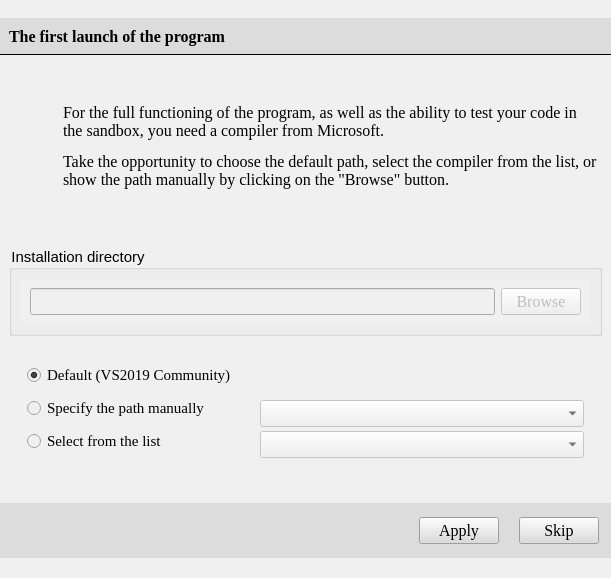
<?xml version="1.0" encoding="UTF-8"?>
<ui version="4.0">
 <class>CompilerSearch</class>
 <widget class="QWidget" name="CompilerSearch">
  <property name="windowModality">
   <enum>Qt::WindowModal</enum>
  </property>
  <property name="geometry">
   <rect>
    <x>0</x>
    <y>0</y>
    <width>611</width>
    <height>578</height>
   </rect>
  </property>
  <property name="sizePolicy">
   <sizepolicy hsizetype="Minimum" vsizetype="Fixed">
    <horstretch>0</horstretch>
    <verstretch>0</verstretch>
   </sizepolicy>
  </property>
  <property name="font">
   <font>
    <family>Segoe UI</family>
    <pointsize>11</pointsize>
   </font>
  </property>
  <property name="windowTitle">
   <string>C3D</string>
  </property>
  <property name="styleSheet">
   <string notr="true"> background: rgb(240,240,240);</string>
  </property>
  <layout class="QGridLayout" name="gridLayout" rowstretch="60,0,40,0" columnstretch="0,0,20,50">
   <property name="sizeConstraint">
    <enum>QLayout::SetDefaultConstraint</enum>
   </property>
   <property name="leftMargin">
    <number>0</number>
   </property>
   <property name="topMargin">
    <number>0</number>
   </property>
   <property name="rightMargin">
    <number>0</number>
   </property>
   <property name="bottomMargin">
    <number>0</number>
   </property>
   <property name="spacing">
    <number>0</number>
   </property>
   <item row="0" column="2" colspan="2">
    <widget class="QWidget" name="widget_8" native="true">
     <property name="sizePolicy">
      <sizepolicy hsizetype="Preferred" vsizetype="Fixed">
       <horstretch>0</horstretch>
       <verstretch>0</verstretch>
      </sizepolicy>
     </property>
     <property name="font">
      <font>
       <pointsize>12</pointsize>
      </font>
     </property>
     <property name="styleSheet">
      <string notr="true">background: rgb(220,220,220);
border-bottom: 1px solid black;</string>
     </property>
     <layout class="QHBoxLayout" name="horizontalLayout_4">
      <property name="spacing">
       <number>6</number>
      </property>
      <property name="leftMargin">
       <number>9</number>
      </property>
      <property name="topMargin">
       <number>9</number>
      </property>
      <property name="rightMargin">
       <number>9</number>
      </property>
      <property name="bottomMargin">
       <number>9</number>
      </property>
      <item>
       <widget class="QLabel" name="label">
        <property name="sizePolicy">
         <sizepolicy hsizetype="Minimum" vsizetype="Fixed">
          <horstretch>0</horstretch>
          <verstretch>0</verstretch>
         </sizepolicy>
        </property>
        <property name="font">
         <font>
          <family>Times New Roman</family>
          <pointsize>12</pointsize>
          <weight>75</weight>
          <bold>true</bold>
          <underline>false</underline>
          <strikeout>false</strikeout>
         </font>
        </property>
        <property name="autoFillBackground">
         <bool>false</bool>
        </property>
        <property name="styleSheet">
         <string notr="true">border: none;</string>
        </property>
        <property name="text">
         <string>The first launch of the program</string>
        </property>
        <property name="textFormat">
         <enum>Qt::AutoText</enum>
        </property>
        <property name="scaledContents">
         <bool>false</bool>
        </property>
        <property name="alignment">
         <set>Qt::AlignLeading|Qt::AlignLeft|Qt::AlignVCenter</set>
        </property>
        <property name="wordWrap">
         <bool>false</bool>
        </property>
       </widget>
      </item>
     </layout>
    </widget>
   </item>
   <item row="1" column="2" colspan="2">
    <widget class="QWidget" name="widget_3" native="true">
     <property name="sizePolicy">
      <sizepolicy hsizetype="Expanding" vsizetype="Fixed">
       <horstretch>0</horstretch>
       <verstretch>0</verstretch>
      </sizepolicy>
     </property>
     <property name="layoutDirection">
      <enum>Qt::LeftToRight</enum>
     </property>
     <property name="autoFillBackground">
      <bool>false</bool>
     </property>
     <layout class="QGridLayout" name="gridLayout_2">
      <property name="leftMargin">
       <number>15</number>
      </property>
      <property name="topMargin">
       <number>3</number>
      </property>
      <property name="rightMargin">
       <number>3</number>
      </property>
      <property name="bottomMargin">
       <number>3</number>
      </property>
      <property name="horizontalSpacing">
       <number>30</number>
      </property>
      <property name="verticalSpacing">
       <number>0</number>
      </property>
      <item row="1" column="0">
       <widget class="QLabel" name="label_4">
        <property name="sizePolicy">
         <sizepolicy hsizetype="Fixed" vsizetype="Fixed">
          <horstretch>0</horstretch>
          <verstretch>0</verstretch>
         </sizepolicy>
        </property>
        <property name="text">
         <string/>
        </property>
        <property name="pixmap">
         <pixmap resource="../../res/resources.qrc">:/res/icons/scene/Open.svg</pixmap>
        </property>
       </widget>
      </item>
      <item row="1" column="1">
       <widget class="QWidget" name="widget_6" native="true">
        <layout class="QVBoxLayout" name="verticalLayout_3">
         <property name="spacing">
          <number>12</number>
         </property>
         <item>
          <widget class="QLabel" name="label_2">
           <property name="sizePolicy">
            <sizepolicy hsizetype="Preferred" vsizetype="Fixed">
             <horstretch>0</horstretch>
             <verstretch>0</verstretch>
            </sizepolicy>
           </property>
           <property name="font">
            <font>
             <family>Times New Roman</family>
             <pointsize>12</pointsize>
             <weight>50</weight>
             <bold>false</bold>
             <underline>false</underline>
             <strikeout>false</strikeout>
             <kerning>false</kerning>
            </font>
           </property>
           <property name="styleSheet">
            <string notr="true"/>
           </property>
           <property name="text">
            <string>For the full functioning of the program, as well as the ability to test your code in the sandbox, you need a compiler from Microsoft.</string>
           </property>
           <property name="wordWrap">
            <bool>true</bool>
           </property>
          </widget>
         </item>
         <item>
          <widget class="QLabel" name="label_3">
           <property name="font">
            <font>
             <family>Times New Roman</family>
             <pointsize>12</pointsize>
            </font>
           </property>
           <property name="text">
            <string>Take the opportunity to choose the default path, select the compiler from the list, or show the path manually by clicking on the &quot;Browse&quot; button.</string>
           </property>
           <property name="wordWrap">
            <bool>true</bool>
           </property>
          </widget>
         </item>
        </layout>
       </widget>
      </item>
     </layout>
    </widget>
   </item>
   <item row="3" column="0" colspan="4">
    <widget class="QWidget" name="widget_5" native="true">
     <property name="sizePolicy">
      <sizepolicy hsizetype="Minimum" vsizetype="Fixed">
       <horstretch>0</horstretch>
       <verstretch>0</verstretch>
      </sizepolicy>
     </property>
     <property name="styleSheet">
      <string notr="true"> background: rgb(220,220,220);</string>
     </property>
     <layout class="QHBoxLayout" name="horizontalLayout_2">
      <property name="spacing">
       <number>0</number>
      </property>
      <property name="leftMargin">
       <number>3</number>
      </property>
      <property name="topMargin">
       <number>5</number>
      </property>
      <property name="rightMargin">
       <number>3</number>
      </property>
      <property name="bottomMargin">
       <number>5</number>
      </property>
      <item>
       <widget class="QWidget" name="widget" native="true">
        <property name="sizePolicy">
         <sizepolicy hsizetype="Minimum" vsizetype="Fixed">
          <horstretch>0</horstretch>
          <verstretch>0</verstretch>
         </sizepolicy>
        </property>
        <property name="autoFillBackground">
         <bool>false</bool>
        </property>
        <property name="styleSheet">
         <string notr="true"> background: rgb(220,220,220);</string>
        </property>
        <layout class="QHBoxLayout" name="horizontalLayout">
         <property name="spacing">
          <number>20</number>
         </property>
         <property name="leftMargin">
          <number>9</number>
         </property>
         <property name="topMargin">
          <number>9</number>
         </property>
         <property name="rightMargin">
          <number>9</number>
         </property>
         <property name="bottomMargin">
          <number>9</number>
         </property>
         <item>
          <spacer name="horizontalSpacer">
           <property name="orientation">
            <enum>Qt::Horizontal</enum>
           </property>
           <property name="sizeHint" stdset="0">
            <size>
             <width>40</width>
             <height>20</height>
            </size>
           </property>
          </spacer>
         </item>
         <item>
          <widget class="QPushButton" name="pushButtonAccept">
           <property name="sizePolicy">
            <sizepolicy hsizetype="Minimum" vsizetype="Fixed">
             <horstretch>0</horstretch>
             <verstretch>0</verstretch>
            </sizepolicy>
           </property>
           <property name="font">
            <font>
             <family>Times New Roman</family>
             <pointsize>12</pointsize>
             <weight>50</weight>
             <bold>false</bold>
             <underline>false</underline>
             <strikeout>false</strikeout>
             <stylestrategy>PreferDefault</stylestrategy>
             <kerning>false</kerning>
            </font>
           </property>
           <property name="mouseTracking">
            <bool>false</bool>
           </property>
           <property name="tabletTracking">
            <bool>false</bool>
           </property>
           <property name="acceptDrops">
            <bool>false</bool>
           </property>
           <property name="toolTip">
            <string/>
           </property>
           <property name="whatsThis">
            <string/>
           </property>
           <property name="accessibleDescription">
            <string/>
           </property>
           <property name="autoFillBackground">
            <bool>false</bool>
           </property>
           <property name="styleSheet">
            <string notr="true"/>
           </property>
           <property name="inputMethodHints">
            <set>Qt::ImhNone</set>
           </property>
           <property name="text">
            <string>Apply</string>
           </property>
           <property name="shortcut">
            <string/>
           </property>
           <property name="autoRepeat">
            <bool>false</bool>
           </property>
           <property name="autoExclusive">
            <bool>false</bool>
           </property>
           <property name="autoDefault">
            <bool>false</bool>
           </property>
           <property name="default">
            <bool>false</bool>
           </property>
           <property name="flat">
            <bool>false</bool>
           </property>
          </widget>
         </item>
         <item>
          <widget class="QPushButton" name="pushButtonSkip">
           <property name="font">
            <font>
             <family>Times New Roman</family>
             <pointsize>12</pointsize>
             <weight>50</weight>
             <bold>false</bold>
             <underline>false</underline>
             <strikeout>false</strikeout>
            </font>
           </property>
           <property name="styleSheet">
            <string notr="true"/>
           </property>
           <property name="text">
            <string>Skip</string>
           </property>
          </widget>
         </item>
        </layout>
       </widget>
      </item>
     </layout>
    </widget>
   </item>
   <item row="2" column="2" colspan="2">
    <widget class="QWidget" name="widget_7" native="true">
     <property name="sizePolicy">
      <sizepolicy hsizetype="Expanding" vsizetype="Fixed">
       <horstretch>0</horstretch>
       <verstretch>0</verstretch>
      </sizepolicy>
     </property>
     <property name="styleSheet">
      <string notr="true"/>
     </property>
     <layout class="QVBoxLayout" name="verticalLayout">
      <item>
       <widget class="QGroupBox" name="groupBox">
        <property name="title">
         <string>Installation directory</string>
        </property>
        <layout class="QVBoxLayout" name="verticalLayout_4">
         <item>
          <widget class="QWidget" name="widget_4" native="true">
           <property name="sizePolicy">
            <sizepolicy hsizetype="Minimum" vsizetype="Fixed">
             <horstretch>0</horstretch>
             <verstretch>0</verstretch>
            </sizepolicy>
           </property>
           <layout class="QHBoxLayout" name="horizontalLayout_3">
            <property name="spacing">
             <number>6</number>
            </property>
            <property name="leftMargin">
             <number>9</number>
            </property>
            <property name="topMargin">
             <number>9</number>
            </property>
            <property name="rightMargin">
             <number>9</number>
            </property>
            <property name="bottomMargin">
             <number>9</number>
            </property>
            <item>
             <widget class="QLineEdit" name="labelPath">
              <property name="sizePolicy">
               <sizepolicy hsizetype="Expanding" vsizetype="Minimum">
                <horstretch>0</horstretch>
                <verstretch>0</verstretch>
               </sizepolicy>
              </property>
              <property name="font">
               <font>
                <family>Times New Roman</family>
                <pointsize>12</pointsize>
               </font>
              </property>
              <property name="readOnly">
               <bool>true</bool>
              </property>
             </widget>
            </item>
            <item>
             <widget class="QPushButton" name="pushButtonOpen">
              <property name="enabled">
               <bool>false</bool>
              </property>
              <property name="sizePolicy">
               <sizepolicy hsizetype="Minimum" vsizetype="Fixed">
                <horstretch>0</horstretch>
                <verstretch>0</verstretch>
               </sizepolicy>
              </property>
              <property name="font">
               <font>
                <family>Times New Roman</family>
                <pointsize>12</pointsize>
                <weight>50</weight>
                <bold>false</bold>
                <underline>false</underline>
                <strikeout>false</strikeout>
               </font>
              </property>
              <property name="styleSheet">
               <string notr="true"/>
              </property>
              <property name="text">
               <string>Browse</string>
              </property>
             </widget>
            </item>
           </layout>
          </widget>
         </item>
        </layout>
       </widget>
      </item>
      <item>
       <widget class="QWidget" name="widget_2" native="true">
        <layout class="QGridLayout" name="gridLayout_3">
         <property name="leftMargin">
          <number>9</number>
         </property>
         <item row="0" column="1" rowspan="2">
          <widget class="QWidget" name="widget_9" native="true">
           <property name="sizePolicy">
            <sizepolicy hsizetype="Expanding" vsizetype="Minimum">
             <horstretch>0</horstretch>
             <verstretch>0</verstretch>
            </sizepolicy>
           </property>
           <layout class="QVBoxLayout" name="verticalLayout_2">
            <property name="spacing">
             <number>4</number>
            </property>
            <item>
             <spacer name="verticalSpacer">
              <property name="orientation">
               <enum>Qt::Vertical</enum>
              </property>
              <property name="sizeHint" stdset="0">
               <size>
                <width>20</width>
                <height>40</height>
               </size>
              </property>
             </spacer>
            </item>
            <item>
             <widget class="QComboBox" name="typeListWidget">
              <property name="enabled">
               <bool>false</bool>
              </property>
              <property name="sizePolicy">
               <sizepolicy hsizetype="Preferred" vsizetype="Fixed">
                <horstretch>0</horstretch>
                <verstretch>0</verstretch>
               </sizepolicy>
              </property>
              <property name="font">
               <font>
                <family>Times New Roman</family>
                <pointsize>12</pointsize>
               </font>
              </property>
              <property name="styleSheet">
               <string notr="true">color: rgb(43, 43, 43);</string>
              </property>
             </widget>
            </item>
            <item>
             <widget class="QComboBox" name="yearListWidget">
              <property name="enabled">
               <bool>false</bool>
              </property>
              <property name="font">
               <font>
                <family>Times New Roman</family>
                <pointsize>12</pointsize>
               </font>
              </property>
              <property name="styleSheet">
               <string notr="true">color: rgb(43, 43, 43);</string>
              </property>
             </widget>
            </item>
           </layout>
          </widget>
         </item>
         <item row="0" column="0" rowspan="2">
          <widget class="QWidget" name="widget_10" native="true">
           <layout class="QVBoxLayout" name="verticalLayout_5">
            <item>
             <widget class="QRadioButton" name="radioButtonDefault">
              <property name="sizePolicy">
               <sizepolicy hsizetype="Minimum" vsizetype="Fixed">
                <horstretch>0</horstretch>
                <verstretch>0</verstretch>
               </sizepolicy>
              </property>
              <property name="font">
               <font>
                <family>Times New Roman</family>
                <pointsize>11</pointsize>
                <weight>50</weight>
                <bold>false</bold>
                <underline>false</underline>
                <strikeout>false</strikeout>
                <kerning>false</kerning>
               </font>
              </property>
              <property name="styleSheet">
               <string notr="true"/>
              </property>
              <property name="text">
               <string>Default (VS2019 Сommunity)</string>
              </property>
              <property name="checked">
               <bool>true</bool>
              </property>
             </widget>
            </item>
            <item>
             <widget class="QRadioButton" name="radioButtonPath">
              <property name="sizePolicy">
               <sizepolicy hsizetype="Fixed" vsizetype="Fixed">
                <horstretch>0</horstretch>
                <verstretch>0</verstretch>
               </sizepolicy>
              </property>
              <property name="font">
               <font>
                <family>Times New Roman</family>
                <pointsize>11</pointsize>
                <weight>50</weight>
                <bold>false</bold>
                <underline>false</underline>
                <strikeout>false</strikeout>
                <kerning>false</kerning>
               </font>
              </property>
              <property name="styleSheet">
               <string notr="true"/>
              </property>
              <property name="text">
               <string>Specify the path manually</string>
              </property>
             </widget>
            </item>
            <item>
             <widget class="QRadioButton" name="radioButtonFromList">
              <property name="sizePolicy">
               <sizepolicy hsizetype="Fixed" vsizetype="Fixed">
                <horstretch>0</horstretch>
                <verstretch>0</verstretch>
               </sizepolicy>
              </property>
              <property name="font">
               <font>
                <family>Times New Roman</family>
                <pointsize>11</pointsize>
                <weight>50</weight>
                <bold>false</bold>
                <underline>false</underline>
                <strikeout>false</strikeout>
                <kerning>false</kerning>
               </font>
              </property>
              <property name="styleSheet">
               <string notr="true"/>
              </property>
              <property name="text">
               <string>Select from the list</string>
              </property>
             </widget>
            </item>
           </layout>
          </widget>
         </item>
        </layout>
       </widget>
      </item>
     </layout>
    </widget>
   </item>
  </layout>
 </widget>
 <resources>
  <include location="../../res/resources.qrc"/>
 </resources>
 <connections/>
</ui>
